Frame 1 (no input): blank canvas, image omitted
Frame 60 (no input): blank canvas, image omitted
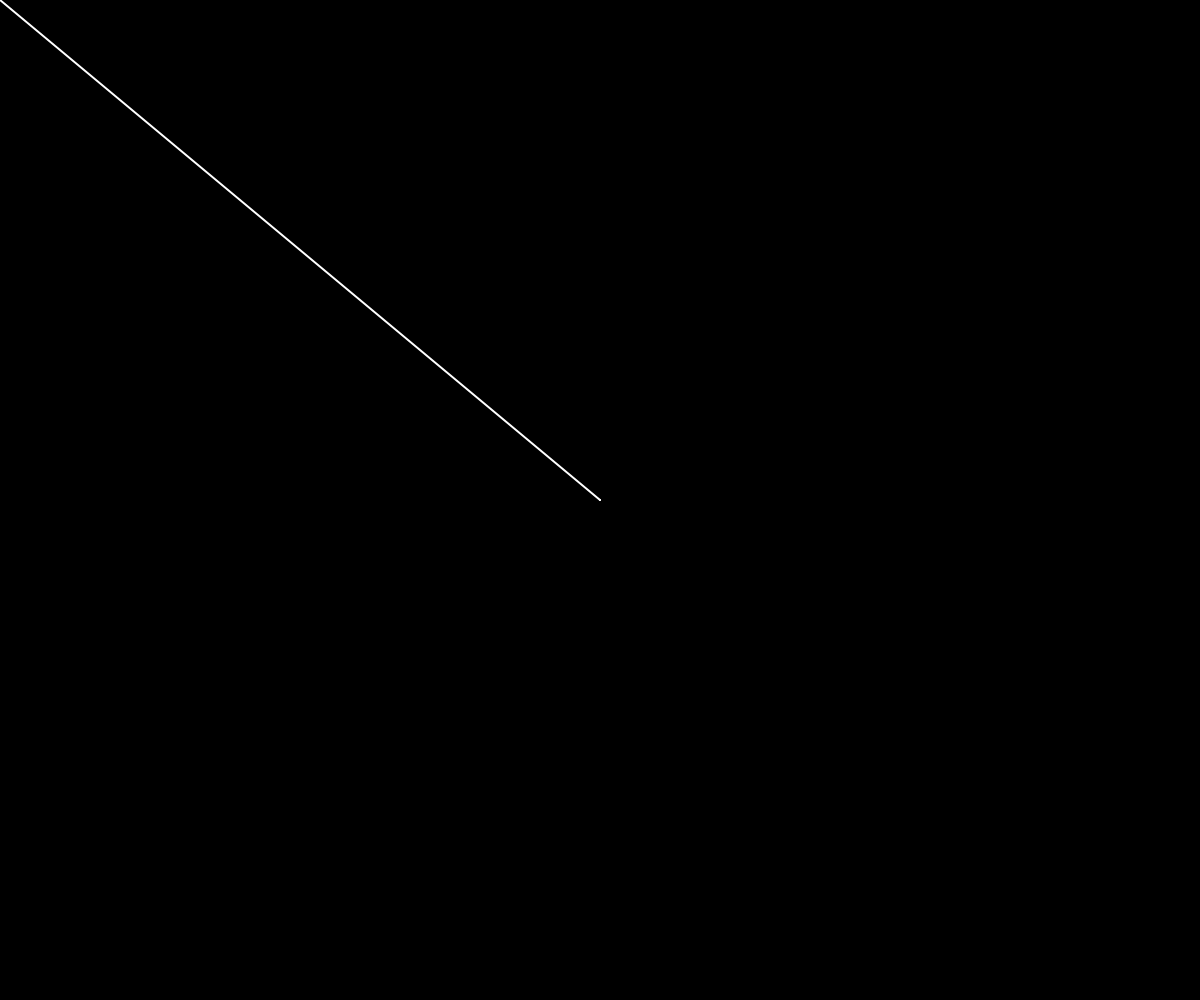
Frame 120 (the mouse pressed at the canvas centre since frame 60)

The p5.js sketch whose frames 1 and 60 were blank and that drew this single picture after the mouse press (run headless with seeded random() and noise() and a simulated clock; from frame 60 on, the mouse is pressed at the canvas centre):

// p5.js sketch
// ── sketch.js
function setup() {
  createCanvas(windowWidth, windowHeight);
  frameRate(120)
  background(0)
}

function draw() {
  if(mouseIsPressed){
    stroke(255)
    strokeWeight(2);
    line(mouseX, mouseY, pmouseX, pmouseY)
    print('sdfsdf')
  }
}
